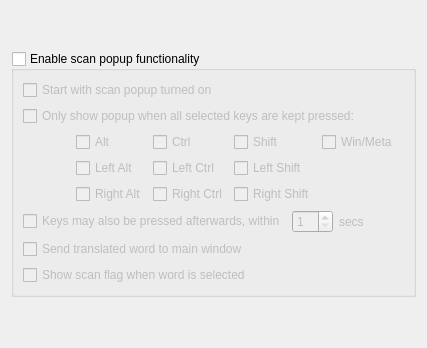
     <widget class="QWidget" name="tab_4">
      <attribute name="icon">
       <iconset resource="resources.qrc">
        <normaloff>:/icons/wizard.png</normaloff>:/icons/wizard.png</iconset>
      </attribute>
      <attribute name="title">
       <string>&amp;Scan Popup</string>
      </attribute>
      <layout class="QVBoxLayout" name="verticalLayout_10">
       <item>
        <spacer name="verticalSpacer_16">
         <property name="orientation">
          <enum>Qt::Vertical</enum>
         </property>
         <property name="sizeHint" stdset="0">
          <size>
           <width>20</width>
           <height>40</height>
          </size>
         </property>
        </spacer>
       </item>
       <item>
        <widget class="QGroupBox" name="enableScanPopup">
         <property name="toolTip">
          <string>When enabled, a translation popup window would be shown each time
you point your mouse on any word on the screen (Windows) or select
any word with mouse (Linux). When enabled, you can switch it on and
off from main window or tray icon.</string>
         </property>
         <property name="title">
          <string>Enable scan popup functionality</string>
         </property>
         <property name="checkable">
          <bool>true</bool>
         </property>
         <property name="checked">
          <bool>false</bool>
         </property>
         <layout class="QVBoxLayout" name="verticalLayout_4">
          <item>
           <widget class="QCheckBox" name="startWithScanPopupOn">
            <property name="toolTip">
             <string>Chooses whether the scan popup mode is on by default or not. If checked,
the program would always start with the scan popup active.</string>
            </property>
            <property name="text">
             <string>Start with scan popup turned on</string>
            </property>
           </widget>
          </item>
          <item>
           <widget class="QCheckBox" name="enableScanPopupModifiers">
            <property name="toolTip">
             <string>With this enabled, the popup would only show up if all chosen keys are
in the pressed state when the word selection changes.</string>
            </property>
            <property name="text">
             <string>Only show popup when all selected keys are kept pressed:</string>
            </property>
           </widget>
          </item>
          <item>
           <widget class="QFrame" name="scanPopupModifiers">
            <property name="frameShape">
             <enum>QFrame::NoFrame</enum>
            </property>
            <property name="frameShadow">
             <enum>QFrame::Plain</enum>
            </property>
            <property name="lineWidth">
             <number>0</number>
            </property>
            <layout class="QVBoxLayout" name="verticalLayout_5">
             <property name="leftMargin">
              <number>0</number>
             </property>
             <property name="topMargin">
              <number>0</number>
             </property>
             <property name="rightMargin">
              <number>0</number>
             </property>
             <property name="bottomMargin">
              <number>0</number>
             </property>
             <item>
              <layout class="QHBoxLayout" name="horizontalLayout">
               <item>
                <spacer name="horizontalSpacer">
                 <property name="orientation">
                  <enum>Qt::Horizontal</enum>
                 </property>
                 <property name="sizeHint" stdset="0">
                  <size>
                   <width>40</width>
                   <height>20</height>
                  </size>
                 </property>
                </spacer>
               </item>
               <item>
                <layout class="QGridLayout" name="gridLayout">
                 <item row="1" column="1">
                  <widget class="QCheckBox" name="leftCtrl">
                   <property name="toolTip">
                    <string>Left Ctrl only</string>
                   </property>
                   <property name="text">
                    <string>Left Ctrl</string>
                   </property>
                  </widget>
                 </item>
                 <item row="2" column="2">
                  <widget class="QCheckBox" name="rightShift">
                   <property name="toolTip">
                    <string>Right Shift only</string>
                   </property>
                   <property name="text">
                    <string>Right Shift</string>
                   </property>
                  </widget>
                 </item>
                 <item row="0" column="0">
                  <widget class="QCheckBox" name="altKey">
                   <property name="toolTip">
                    <string>Alt key</string>
                   </property>
                   <property name="text">
                    <string>Alt</string>
                   </property>
                  </widget>
                 </item>
                 <item row="0" column="1">
                  <widget class="QCheckBox" name="ctrlKey">
                   <property name="toolTip">
                    <string>Ctrl key</string>
                   </property>
                   <property name="text">
                    <string>Ctrl</string>
                   </property>
                  </widget>
                 </item>
                 <item row="1" column="0">
                  <widget class="QCheckBox" name="leftAlt">
                   <property name="toolTip">
                    <string>Left Alt only</string>
                   </property>
                   <property name="text">
                    <string>Left Alt</string>
                   </property>
                  </widget>
                 </item>
                 <item row="0" column="2">
                  <widget class="QCheckBox" name="shiftKey">
                   <property name="toolTip">
                    <string>Shift key</string>
                   </property>
                   <property name="text">
                    <string>Shift</string>
                   </property>
                  </widget>
                 </item>
                 <item row="2" column="0">
                  <widget class="QCheckBox" name="rightAlt">
                   <property name="toolTip">
                    <string>Right Alt only</string>
                   </property>
                   <property name="text">
                    <string>Right Alt</string>
                   </property>
                  </widget>
                 </item>
                 <item row="2" column="1">
                  <widget class="QCheckBox" name="rightCtrl">
                   <property name="toolTip">
                    <string>Right Ctrl only</string>
                   </property>
                   <property name="text">
                    <string>Right Ctrl</string>
                   </property>
                  </widget>
                 </item>
                 <item row="1" column="2">
                  <widget class="QCheckBox" name="leftShift">
                   <property name="toolTip">
                    <string>Left Shift only</string>
                   </property>
                   <property name="text">
                    <string>Left Shift</string>
                   </property>
                  </widget>
                 </item>
                 <item row="0" column="3">
                  <widget class="QCheckBox" name="winKey">
                   <property name="toolTip">
                    <string>Windows key or Meta key</string>
                   </property>
                   <property name="text">
                    <string>Win/Meta</string>
                   </property>
                  </widget>
                 </item>
                </layout>
               </item>
               <item>
                <widget class="QFrame" name="frame">
                 <property name="frameShape">
                  <enum>QFrame::NoFrame</enum>
                 </property>
                 <property name="frameShadow">
                  <enum>QFrame::Raised</enum>
                 </property>
                 <property name="lineWidth">
                  <number>0</number>
                 </property>
                 <layout class="QVBoxLayout" name="verticalLayout_3">
                  <property name="leftMargin">
                   <number>0</number>
                  </property>
                  <property name="topMargin">
                   <number>0</number>
                  </property>
                  <property name="rightMargin">
                   <number>0</number>
                  </property>
                  <property name="bottomMargin">
                   <number>0</number>
                  </property>
                 </layout>
                </widget>
               </item>
              </layout>
             </item>
            </layout>
           </widget>
          </item>
          <item>
           <layout class="QHBoxLayout" name="horizontalLayout_5">
            <item>
             <widget class="QCheckBox" name="scanPopupAltMode">
              <property name="toolTip">
               <string>Normally, in order to activate a popup you have to
maintain the chosen keys pressed while you select
a word. With this enabled, the chosen keys may also
be pressed shortly after the selection is done.</string>
              </property>
              <property name="text">
               <string>Keys may also be pressed afterwards, within</string>
              </property>
             </widget>
            </item>
            <item>
             <widget class="QSpinBox" name="scanPopupAltModeSecs">
              <property name="toolTip">
               <string>To avoid false positives, the keys are only monitored
after the selection's done for a limited amount of
seconds, which is specified here.</string>
              </property>
              <property name="wrapping">
               <bool>false</bool>
              </property>
              <property name="frame">
               <bool>true</bool>
              </property>
              <property name="alignment">
               <set>Qt::AlignLeading|Qt::AlignLeft|Qt::AlignVCenter</set>
              </property>
              <property name="minimum">
               <number>1</number>
              </property>
              <property name="maximum">
               <number>99</number>
              </property>
             </widget>
            </item>
            <item>
             <widget class="QLabel" name="label_7">
              <property name="text">
               <string>secs</string>
              </property>
             </widget>
            </item>
            <item>
             <spacer name="horizontalSpacer_5">
              <property name="orientation">
               <enum>Qt::Horizontal</enum>
              </property>
              <property name="sizeHint" stdset="0">
               <size>
                <width>40</width>
                <height>20</height>
               </size>
              </property>
             </spacer>
            </item>
           </layout>
          </item>
          <item>
           <widget class="QCheckBox" name="scanToMainWindow">
            <property name="toolTip">
             <string>Send translated word to main window instead of to show it in popup window</string>
            </property>
            <property name="text">
             <string>Send translated word to main window</string>
            </property>
           </widget>
          </item>
          <item>
           <widget class="QCheckBox" name="showScanFlag">
            <property name="toolTip">
             <string>Show a flag window before showing popup window, click the flag to show popup window. </string>
            </property>
            <property name="text">
             <string>Show scan flag when word is selected</string>
            </property>
           </widget>
          </item>
         </layout>
        </widget>
       </item>
       <item>
        <spacer name="verticalSpacer_6">
         <property name="orientation">
          <enum>Qt::Vertical</enum>
         </property>
         <property name="sizeHint" stdset="0">
          <size>
           <width>20</width>
           <height>40</height>
          </size>
         </property>
        </spacer>
       </item>
      </layout>
     </widget>
